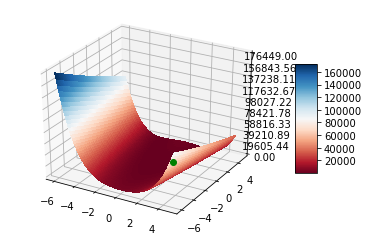

Here is the Python script that generated this plot:
#!/usr/bin/env python3
# -*- coding: utf-8 -*-
"""
Created on Mon Oct 30 15:17:43 2017

@author: Mike
"""

from matplotlib.ticker import LinearLocator, FormatStrFormatter
import matplotlib.pyplot as plt
def first(x, y):
    return (100 *(y-x**2)**2 + (1-x)**2)
x = arange(-6.0,5.0,0.1)
y = arange(-6.0,5.0,0.1)
X,Y = meshgrid(x, y) 
Z = first(X, Y)
'''
im = imshow(Z,cmap=cm.RdBu) # drawing the function
# adding the Contour lines with labels
cset = contour(Z,arange(-1,1.5,0.2),linewidths=2,cmap=cm.Set2)
plt([1],[1])
clabel(cset,inline=True,fmt='%1.1f',fontsize=10)
colorbar(im) # adding the colobar on the right
# latex fashion title
title('$z=(1-x^2+y^3) e^{-(x^2+y^2)/2}$')
show()
'''
fig = plt.figure()
ax = fig.gca(projection='3d')
surf = ax.plot_surface(X, Y, Z, rstride=1, cstride=1, 
                      cmap=cm.RdBu,linewidth=0, antialiased=False)
ax.plot([1],[1],'go')
ax.zaxis.set_major_locator(LinearLocator(10))
ax.zaxis.set_major_formatter(FormatStrFormatter('%.02f'))
fig.colorbar(surf, shrink=.5, aspect=5)
plt.show()
